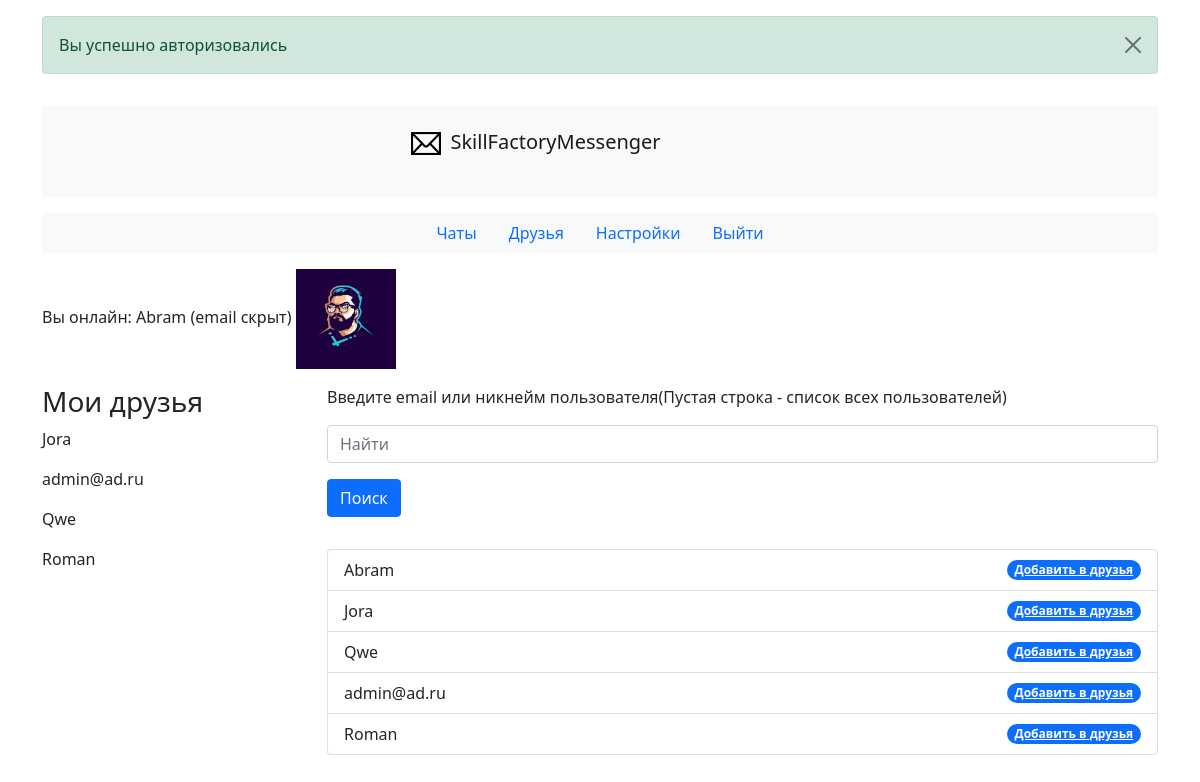
The page /friends.php (signed in) on the database its author committed.
### tables this page shows
CREATE TABLE `users` (
  `id` int(10) UNSIGNED NOT NULL,
  `nickname` varchar(255) DEFAULT NULL,
  `email` varchar(255) DEFAULT NULL,
  `hide_email` bit(1) NOT NULL DEFAULT b'0',
  `password` varchar(255) DEFAULT NULL,
  `avatar` varchar(255) DEFAULT NULL,
  `hash` varchar(255) DEFAULT NULL,
  `email_confirmed` bit(1) NOT NULL DEFAULT b'1'
);

CREATE TABLE `friends` (
  `id` int(10) UNSIGNED NOT NULL,
  `user_id` int(10) UNSIGNED NOT NULL,
  `friend_id` int(10) UNSIGNED NOT NULL
);

### funcs.php (called while the page is built, shortened)
<?php
function get_avatar($id)
{
    global $pdo;
    $res = $pdo->prepare("SELECT avatar FROM users WHERE id = ?");
    $res->execute([$id]);
    $res = $res->fetchAll();
    return $res[0]['avatar'];
}
function get_all_users(): array
{
    global $pdo;
    $res = $pdo->prepare("SELECT * FROM users");
    $res->execute([]);
    $res = $res->fetchAll();
    return $res;
}
function get_friends(): array
{
    global $pdo;
    $res = $pdo->prepare("SELECT * FROM users JOIN friends ON users.id = friends.friend_id WHERE user_id = ?");
    $res->execute([$_SESSION['user']['id']]);
    $res = $res->fetchAll();
    $arr = [];
    foreach ($res as $item) {
        if ($item['nickname']) {
            $arr[] = ['id' => $item['friend_id'], 'nickname' => $item['nickname']];
        } else {
            $arr[] = ['id' => $item['friend_id'], 'nickname' => $item['email']];
        }
    }
    return $arr;
}
function get_email($id)
{
    global $pdo;
    $res = $pdo->prepare("SELECT * FROM users WHERE id = ?");
    $res->execute([$id]);
    if ($res = $res->fetchAll()) {
        if ($res[0]['hide_email']) {
            return 'email скрыт';
        }
        return $res[0]['email'];
    } else {
        return false;
    }
}

### friends.php (the view, shortened to what this page needs)
<?php
require_once __DIR__ . '/config.php';
require_once __DIR__ . '/funcs.php';
?>
<!doctype html>
<html lang="ru">
<head>
    <link href="https://cdn.jsdelivr.net/npm/bootstrap@5.1.3/dist/css/bootstrap.min.css" rel="stylesheet"
>
    <link rel="stylesheet" href="css/style.css">
</head>
<body>
<div class="container">
    <div class="row my-3">
        <div class="col">
            <?php if (!empty($_SESSION['success'])): ?>
                <div class="alert alert-success alert-dismissible fade show" role="alert">
                    <?php
                    echo $_SESSION['success'];
                    ?>
                    <button type="button" class="btn-close" data-bs-dismiss="alert" aria-label="Close"></button>
                </div>
            <?php endif; ?>
        </div>
    </div>
    <nav class="navbar navbar-light bg-light mb-3">
        <a class="navbar-brand" href="/">
            <p class="text-center"><img src="images/logo.png" width="5%" height="5%">SkillFactoryMessenger</p>
        </a>
    </nav>
    <ul class="nav justify-content-center bg-light mb-3">
        <li class="nav-item">
            <a class="nav-link active" href="/">Чаты</a>
        </li>
        <li class="nav-item">
            <a class="nav-link" href="/friends.php">Друзья</a>
        </li>
        <li class="nav-item">
            <a class="nav-link" href="/settings.php">Настройки</a>
        </li>
        <li class="nav-item">
            <a class="nav-link" href="/?do=exit">Выйти</a>
        </li>
    </ul>
    <p>Вы онлайн: <?= htmlspecialchars($_SESSION['user']['login']) ?> (<?= get_email($_SESSION['user']['id']) ?>) <img src="<?= get_avatar($_SESSION['user']['id']) ?>" onerror="this.src='images/avatar.png'" alt="" style="width: 100px; height: 100px;"></p>
    <div class="row">
        <div class="col-sm-3" style="overflow-y: auto; height:65vh;">
            <h3>Мои друзья</h3>
            <div class="col-sm-4">
                <?php
                $friends = get_friends();
                foreach ($friends as $friend) {
                    echo "<p>{$friend['nickname']}</p>";
                }
                ?>
            </div>
        </div>
        <div class="col-sm-9">
            <form class="mb-3" action="friends.php" method="post">
                <div class="form-group mb-3">
                    <label class="mb-3" for="exampleInputEmail1">Введите email или никнейм пользователя(Пустая строка - список всех пользователей)</label>
                    <input name="nickname" class="form-control mb-3" id="exampleInputEmail1" aria-describedby="emailHelp"
                           placeholder="Найти">
                </div>
                <button type="submit" class="btn btn-primary mb-3" name="search">Поиск</button>
            </form>
            <ul class="list-group">
            <?php
            $post_nickname = $_POST['nickname'] ?? null;
            $users = (isset($_POST['search']) and $_POST['nickname'] != '') ? get_user($_POST['nickname']) : get_all_users();
            if ($users) {
                foreach ($users as $user) {
                    if ($user['email'] == $post_nickname and $user['hide_email']) {
                        echo "<p>Пользователь не найден</p>";
                        break;
                    }
                    elseif ($user['nickname']) {
                        $nickname = $user['nickname'];
                    } else {
                        $nickname = $user['email'];
                    }
                    echo "<li class='list-group-item d-flex justify-content-between align-items-center'>$nickname<a href='?add={$user['id']}' class='badge bg-primary rounded-pill'>Добавить в друзья</a> </li>";
                }
            } else {
                echo "<p>Пользователь не найден</p>";
            }
            ?>
        </div>
    </div>
</body>
</html>

### rows shown on the page
users: hide_email "email скрыт", avatar (picture), nickname "Abram"
friends: friend.nickname "Jora"
friends: friend.email "admin@ad.ru"
friends: friend.nickname "Qwe"
friends: friend.nickname "Roman"
users: nickname "Jora"
users: nickname "Qwe"
users: email "admin@ad.ru"
users: nickname "Roman"

### other values the page prints
$_SESSION['success'] "Вы успешно авторизовались"
$_SESSION['user']['login'] "Abram"
